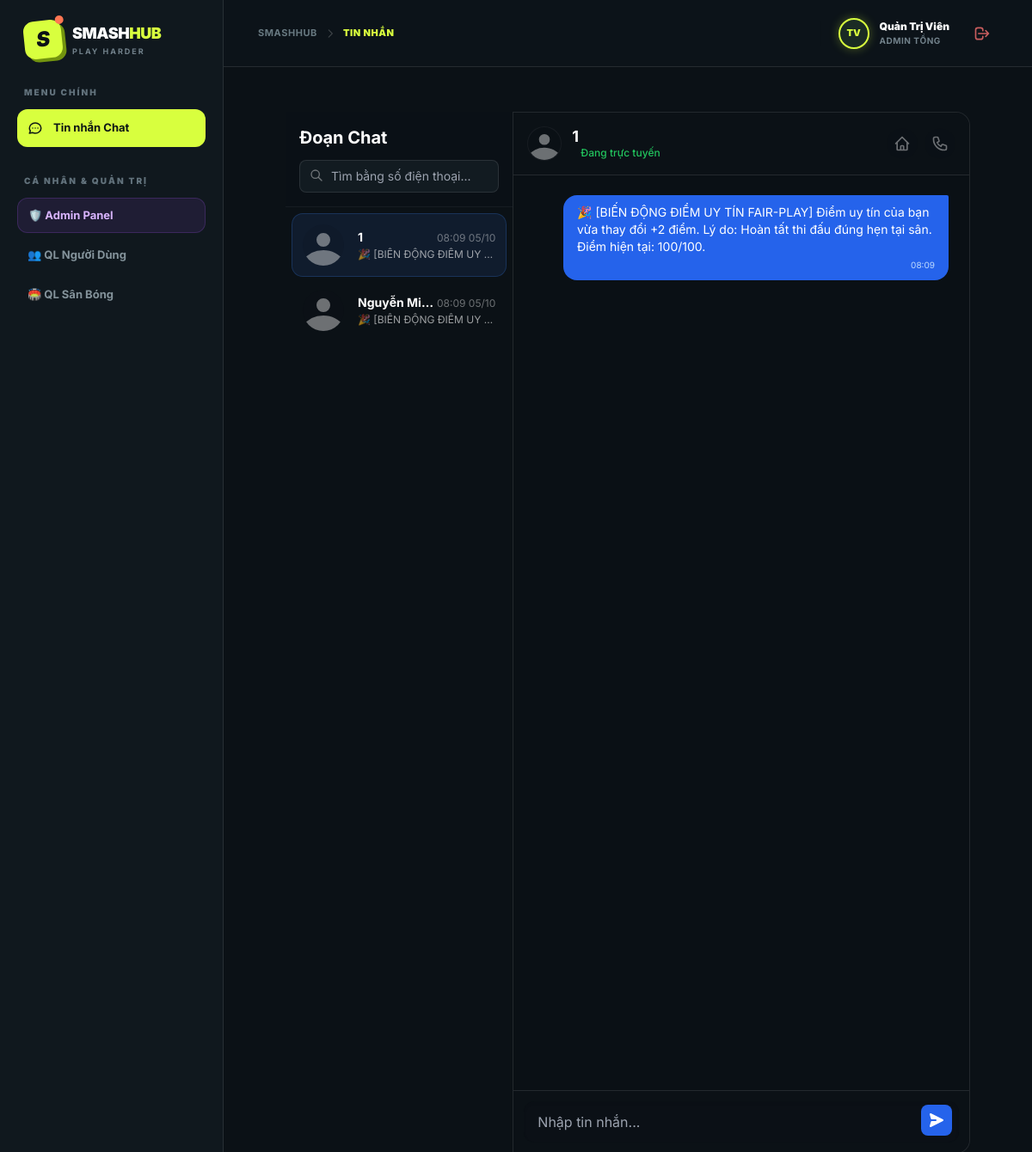
The page /index.php?action=chat&user=13 (signed in) on the database its author committed.
### tables this page shows
CREATE TABLE IF NOT EXISTS `users` (
  `id` int(11) NOT NULL AUTO_INCREMENT,
  `username` varchar(50) NOT NULL,
  `password` varchar(255) NOT NULL,
  `role` enum('user','staff','owner','admin') DEFAULT 'user',
  `name` varchar(255) NOT NULL,
  `phone` varchar(20) DEFAULT NULL,
  `avatar_url` varchar(255) DEFAULT NULL,
  `skill_level` tinyint(1) NOT NULL DEFAULT '3' COMMENT '1: Mới chơi, 2: TB Yếu, 3: Trung bình, 4: Khá, 5: Bán chuyên',
  `preferred_format` varchar(50) DEFAULT 'Đánh Đôi' COMMENT 'Đánh Đơn, Đánh Đôi, Giao lưu nhóm',
  `district` varchar(100) DEFAULT 'Bình Thạnh',
  `latitude` decimal(10,8) DEFAULT NULL,
  `longitude` decimal(11,8) DEFAULT NULL,
  `location_address` varchar(255) DEFAULT '',
  `reputation_score` int(11) NOT NULL DEFAULT '100' COMMENT 'Thang điểm Uy Tín Fair-Play từ 0 - 100',
  `penalty_until` datetime DEFAULT NULL COMMENT 'Thời hạn tạm khóa tính năng tìm trận do vi phạm',
  `created_at` timestamp NOT NULL DEFAULT CURRENT_TIMESTAMP,
  `owner_id` int(11) DEFAULT NULL COMMENT 'ID của Chủ sân quản lý',
  `assigned_pitch_id` int(11) DEFAULT NULL COMMENT 'ID của Cụm sân phụ trách',
  PRIMARY KEY (`id`),
  UNIQUE KEY `username` (`username`)
);

CREATE TABLE IF NOT EXISTS `messages` (
  `id` int(11) NOT NULL AUTO_INCREMENT,
  `sender_id` int(11) NOT NULL,
  `receiver_id` int(11) NOT NULL,
  `content` text NOT NULL,
  `is_read` tinyint(1) DEFAULT '0',
  `created_at` timestamp NOT NULL DEFAULT CURRENT_TIMESTAMP,
  PRIMARY KEY (`id`),
  KEY `sender_id` (`sender_id`),
  KEY `receiver_id` (`receiver_id`)
);

### controllers/MessageController.php (called while the page is built, shortened)
<?php
class MessageController {
    public function index() {
        $database = new Database();
        $db = $database->getConnection();
        $msgModel = new Message($db);
        $contacts = $msgModel->getRecentContacts($_SESSION['user_id'])->fetchAll(PDO::FETCH_ASSOC);
        if (isset($_GET['user'])) {
            require_once 'models/User.php';
            $userModel = new User($db);
            $active_user = $userModel->readOne($_GET['user']);
            if ($active_user) {
                $messages = $msgModel->getConversation($_SESSION['user_id'], $active_user['id'])->fetchAll(PDO::FETCH_ASSOC);
            }
        }
        require_once 'views/layout.php';
    }
}
?>

### models/Message.php (called while the page is built, shortened)
<?php
class Message {
    private $conn;
    private $table_name = "messages";
    public function __construct($db) {
        $this->conn = $db;
    }
    public function getConversation($user1, $user2) {
        $query = "SELECT m.*, u.avatar_url, u.name as sender_name
                  FROM " . $this->table_name . " m
                  JOIN users u ON m.sender_id = u.id
                  WHERE (m.sender_id = ? AND m.receiver_id = ?)
                     OR (m.sender_id = ? AND m.receiver_id = ?)
                  ORDER BY m.created_at ASC";
        $stmt = $this->conn->prepare($query);
        $stmt->execute([$user1, $user2, $user2, $user1]);
        $updateQ = "UPDATE " . $this->table_name . " SET is_read = 1 WHERE sender_id = ? AND receiver_id = ?";
        $upStmt = $this->conn->prepare($updateQ);
        $upStmt->execute([$user2, $user1]);
        return $stmt;
    }
    public function getRecentContacts($user_id) {
        $query = "
            SELECT
                u.id as contact_id, u.name, u.avatar_url,
                m.content as last_message, m.created_at, m.is_read, m.sender_id
            FROM users u
            JOIN messages m ON (u.id = m.sender_id OR u.id = m.receiver_id)
            WHERE (m.sender_id = ? OR m.receiver_id = ?)
              AND u.id != ?
              AND m.id = (
                  SELECT MAX(id) FROM messages m2
                  WHERE (m2.sender_id = u.id AND m2.receiver_id = ?)
                     OR (m2.sender_id = ? AND m2.receiver_id = u.id)
              )
            ORDER BY m.created_at DESC
        ";
        $stmt = $this->conn->prepare($query);
        $stmt->execute([$user_id, $user_id, $user_id, $user_id, $user_id]);
        return $stmt;
    }
}
?>

### models/User.php (called while the page is built, shortened)
<?php
class User {
    private $conn;
    private $table_name = "users";
    public function __construct($db) {
        $this->conn = $db;
        $this->ensureSchema();
    }
    private function ensureSchema() {
        try {
            $cols = $this->conn->query("SHOW COLUMNS FROM " . $this->table_name)->fetchAll(PDO::FETCH_COLUMN);
        } catch (Exception $e) {}
    }
    public function readOne($id) {
        $query = "SELECT * FROM " . $this->table_name . " WHERE id = ? LIMIT 0,1";
        $stmt = $this->conn->prepare($query);
        $stmt->bindParam(1, $id);
        $stmt->execute();
        return $stmt->fetch(PDO::FETCH_ASSOC);
    }
}
?>

### views/user/chat.php (the view, shortened to what this page needs)
<div class="max-w-7xl mx-auto py-6 sm:px-6 lg:px-8 h-[calc(100vh-80px)] flex">
    <div class="w-1/3 bg-[#0b1116] border-r border-white/10 flex flex-col rounded-l-2xl shadow-none">
        <div class="p-4 border-b border-white/5 bg-[#0b1116]/5 flex-shrink-0">
            <h2 class="text-xl font-bold text-white">Đoạn Chat</h2>
            <form action="index.php" method="GET" class="mt-3 relative">
                <input type="text" name="search_phone" placeholder="Tìm bằng số điện thoại..." required
                       class="w-full pl-9 pr-3 py-2 bg-[#0b1116] border border-white/10 rounded-lg text-sm focus:outline-none focus:border-blue-400 focus:ring-1 focus:ring-blue-400 transition">
                <svg class="w-4 h-4 text-white/40 absolute left-3 top-2.5" fill="none" stroke="currentColor" viewBox="0 0 24 24"><path stroke-linecap="round" stroke-linejoin="round" stroke-width="2" d="M21 21l-6-6m2-5a7 7 0 11-14 0 7 7 0 0114 0z"></path></svg>
            </form>
        </div>
        <div class="overflow-y-auto flex-1 p-2 space-y-1">
            <?php if(count($contacts) > 0): ?>
                <?php foreach($contacts as $c): ?>
                    <a href="index.php?action=chat&user=<?php echo $c['contact_id']; ?>"
                       class="flex items-center p-3 rounded-xl hover:bg-[#0b1116]/5 transition <?php echo (isset($active_user) && $active_user['id'] == $c['contact_id']) ? 'bg-blue-500/10 ring-1 ring-blue-500/30' : ''; ?>">
                        <div class="relative w-12 h-12 rounded-full overflow-hidden bg-[#0b1116]/10 flex-shrink-0">
                            <?php if(!empty($c['avatar_url'])): ?>
                                <img src="<?php echo htmlspecialchars($c['avatar_url']); ?>" class="w-full h-full object-cover">
                            <?php else: ?>
                                <svg class="w-full h-full text-white/40" fill="currentColor" viewBox="0 0 24 24"><path d="M24 20.993V24H0v-2.996A14.977 14.977 0 0112.004 15c4.904 0 9.26 2.354 11.996 5.993zM16.002 8.999a4 4 0 11-8 0 4 4 0 018 0z"/></svg>
                            <?php endif; ?>
                        </div>
                        <div class="ml-4 flex-1 min-w-0">
                            <div class="flex justify-between items-baseline mb-0.5">
                                <h4 class="text-sm font-bold text-white truncate"><?php echo htmlspecialchars($c['name']); ?></h4>
                                <span class="text-xs text-white/40 flex-shrink-0"><?php echo date('H:i d/m', strtotime($c['created_at'])); ?></span>
                            </div>
                            <p class="text-xs text-white/60 truncate <?php echo ($c['is_read'] == 0 && $c['sender_id'] != $_SESSION['user_id']) ? 'font-bold text-white' : ''; ?>">
                                <?php echo htmlspecialchars($c['last_message']); ?>
                            </p>
                        </div>
                    </a>
                <?php endforeach; ?>
            <?php else: ?>
                <div class="text-center p-4 text-white/40 text-sm mt-10">Chưa có cuộc trò chuyện nào.</div>
            <?php endif; ?>
        </div>
    </div>
    <div class="w-2/3 bg-[#0b1116]/5 flex flex-col rounded-r-2xl shadow-none border border-l-0 border-white/10 relative">
        <?php if($active_user): ?>
            <div class="p-4 bg-[#0b1116] border-b border-white/10 flex items-center justify-between shadow-none z-10 absolute top-0 w-full rounded-tr-2xl">
                <div class="flex items-center">
                    <div class="w-10 h-10 rounded-full overflow-hidden bg-[#0b1116]/10 flex-shrink-0 border border-white/5">
                        <?php if(!empty($active_user['avatar_url'])): ?>
                            <img src="<?php echo htmlspecialchars($active_user['avatar_url']); ?>" class="w-full h-full object-cover">
                        <?php else: ?>
                            <svg class="w-full h-full text-white/40" fill="currentColor" viewBox="0 0 24 24"><path d="M24 20.993V24H0v-2.996A14.977 14.977 0 0112.004 15c4.904 0 9.26 2.354 11.996 5.993zM16.002 8.999a4 4 0 11-8 0 4 4 0 018 0z"/></svg>
                        <?php endif; ?>
                    </div>
                    <div class="ml-3">
                        <h3 class="text-lg font-bold text-white leading-tight"><?php echo htmlspecialchars($active_user['name']); ?></h3>
                        <p class="text-xs font-medium text-green-500 flex items-center">
                            <span class="w-1.5 h-1.5 bg-green-500/100/100/100 rounded-full mr-1"></span> Đang trực tuyến
                        </p>
                    </div>
                </div>
                <div class="flex space-x-2">
                    <a href="index.php?action=matchmaking" class="text-white/40 hover:text-blue-500 transition p-2 bg-[#0b1116]/5 rounded-full">
                        <svg class="w-5 h-5" fill="none" stroke="currentColor" viewBox="0 0 24 24"><path stroke-linecap="round" stroke-linejoin="round" stroke-width="2" d="M3 12l2-2m0 0l7-7 7 7M5 10v10a1 1 0 001 1h3m10-11l2 2m-2-2v10a1 1 0 01-1 1h-3m-6 0a1 1 0 001-1v-4a1 1 0 011-1h2a1 1 0 011 1v4a1 1 0 001 1m-6 0h6"></path></svg>
                    </a>
                    <a href="tel:<?php echo htmlspecialchars($active_user['phone']); ?>" class="text-white/40 hover:text-green-500 transition p-2 bg-[#0b1116]/5 rounded-full">
                    </a>
                </div>
            </div>
            <div id="messagesArea" class="flex-1 p-6 overflow-y-auto space-y-4 mt-[72px] mb-[70px]">
                <?php foreach($messages as $m): ?>
                    <?php if($m['sender_id'] == $_SESSION['user_id']): ?>
                        <div class="flex justify-end">
                            <div class="bg-blue-600 text-white rounded-2xl rounded-tr-sm px-4 py-2.5 max-w-md shadow-none">
                                <p class="text-sm"><?php echo nl2br(htmlspecialchars($m['content'])); ?></p>
                                <span class="text-[10px] text-blue-200 mt-1 block text-right"><?php echo date('H:i', strtotime($m['created_at'])); ?></span>
                            </div>
                        </div>
                    <?php endif; ?>
                <?php endforeach; ?>
            </div>
            <div class="p-3 bg-[#0b1116] border-t border-white/10 absolute bottom-0 w-full rounded-br-2xl">
                <form id="chatForm" class="flex items-end gap-2 relative">
                    <textarea id="msgContent" rows="1" class="w-full bg-[#0b1116]/10 border-transparent focus:bg-[#0b1116] focus:ring-2 focus:ring-blue-500 focus:border-blue-500 rounded-xl py-3 pl-4 pr-12 resize-none transition-all shadow-inner" placeholder="Nhập tin nhắn..." required></textarea>
                    <button type="submit" class="p-2 bg-blue-600 hover:bg-blue-700 text-white rounded-lg transition shadow-none absolute right-2 bottom-2">
                        <svg class="w-5 h-5 transform rotate-90" fill="currentColor" viewBox="0 0 20 20"><path d="M10.894 2.553a1 1 0 00-1.788 0l-7 14a1 1 0 001.169 1.409l5-1.429A1 1 0 009 15.571V11a1 1 0 112 0v4.571a1 1 0 00.725.962l5 1.428a1 1 0 001.17-1.408l-7-14z"></path></svg>
                    </button>
                </form>
            </div>
        <?php endif; ?>
    </div>
</div>

### views/layout.php (style rules this page uses)
body { font-family: 'Inter', -apple-system, BlinkMacSystemFont, "Segoe UI", Roboto, sans-serif; background-color: #0b1116; color: #ffffff; }
input:not([type="checkbox"]):not([type="radio"]):not([type="submit"]):not([type="button"]), textarea, select { background-color: #121b21; color: #ffffff; }

### rows shown on the page
users: name "1", created_at "08:09 05/10", last_message "🎉 [BIẾN ĐỘNG ĐIỂM UY…"
users: name "Nguyễn Mi…", created_at "08:09 05/10", last_message "🎉 [BIẾN ĐỘNG ĐIỂM UY…"
messages: content "🎉 [BIẾN ĐỘNG ĐIỂM UY TÍN FAIR-PLAY] Điểm uy tín của bạn vừa thay đổi +2 điểm. Lý do: Hoàn tất thi đấu đúng hẹn tại sân. Điểm hiện tại: 100/100.", created_at "08:09"

### other values the page prints
$page_title "TIN NHẮN"
$user_initials "TV"
$clean_user_name "Quản Trị Viên"
$user_badge_text "ADMIN TỔNG"
